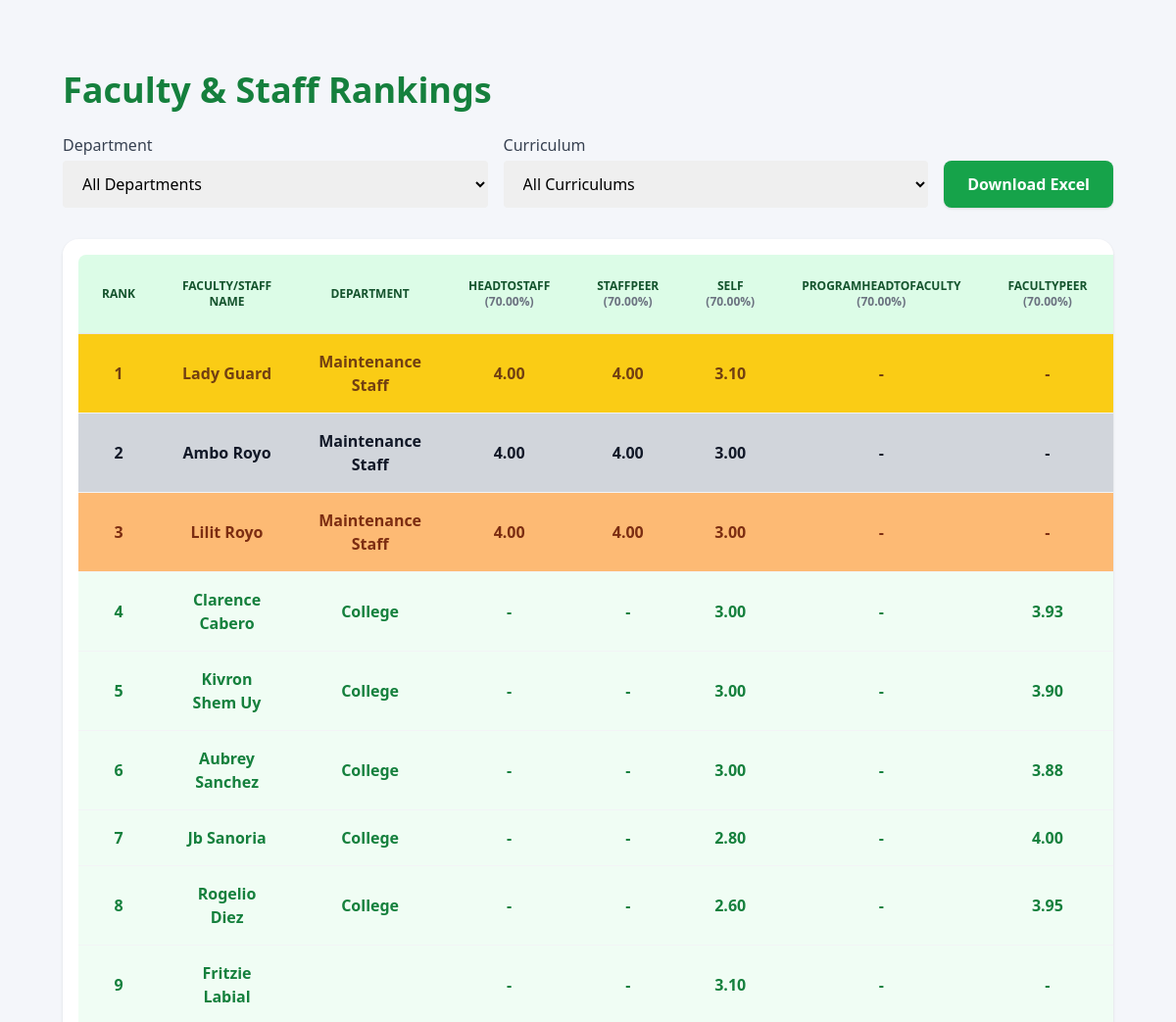
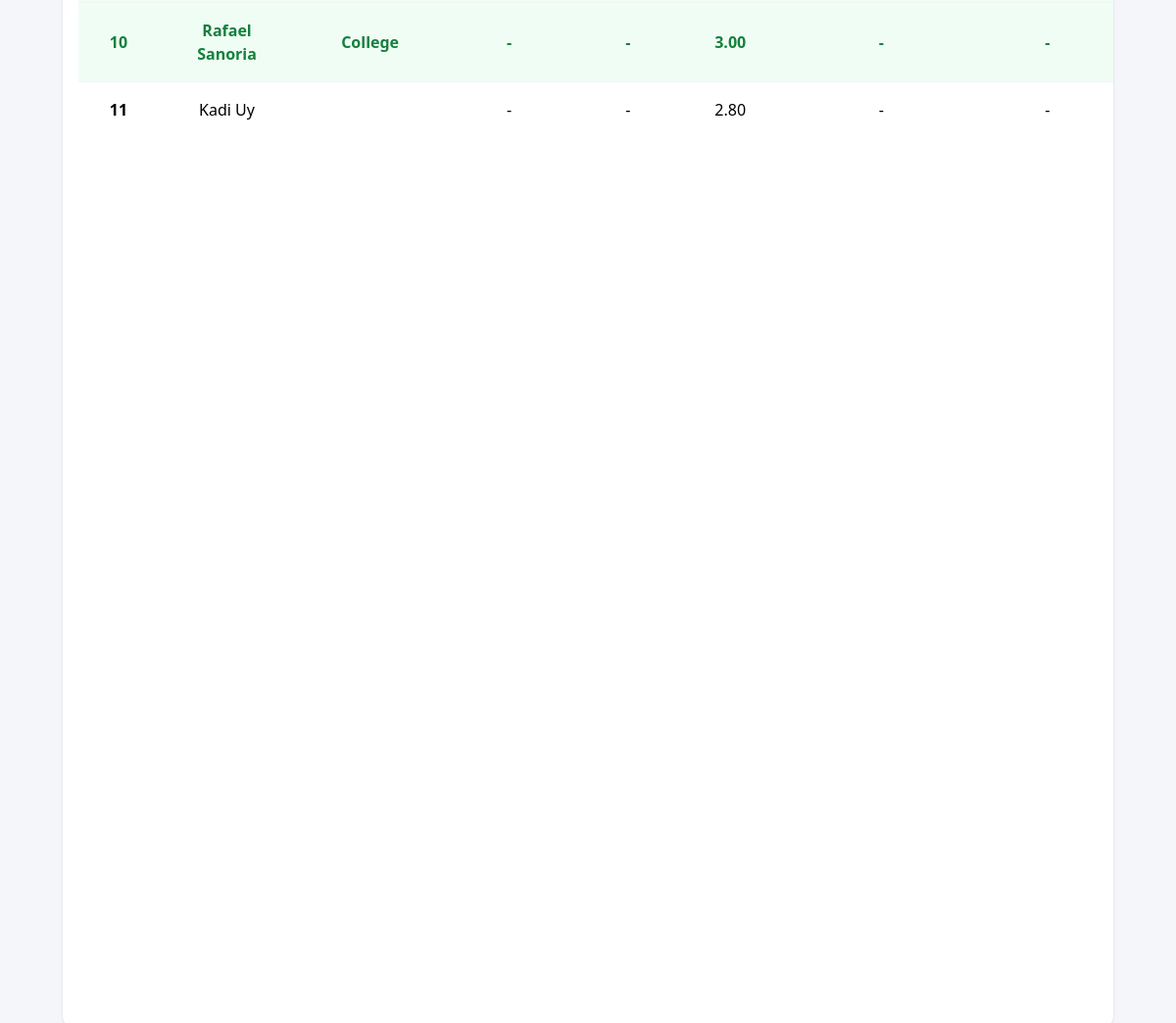
Screenshot of /CAP2/facultyandstaffRanking.php with the database file from the repository (2 pictures, top to bottom).
### tables this page shows
CREATE TABLE `staff` (
  `id` int(11) NOT NULL,
  `user_id` int(11) NOT NULL,
  `staff_id` int(11) NOT NULL,
  `first_name` varchar(255) NOT NULL,
  `middle_name` varchar(255) NOT NULL,
  `last_name` varchar(255) NOT NULL,
  `role` varchar(255) NOT NULL,
  `department_id` int(11) DEFAULT NULL
);

CREATE TABLE `departments` (
  `id` int(11) NOT NULL,
  `department_name` varchar(50) NOT NULL
);

CREATE TABLE `faculty` (
  `id` int(10) UNSIGNED NOT NULL,
  `user_id` int(11) DEFAULT NULL,
  `faculty_id` int(11) NOT NULL,
  `first_name` varchar(50) DEFAULT NULL,
  `middle_name` varchar(50) DEFAULT NULL,
  `last_name` varchar(50) DEFAULT NULL,
  `department_id` int(11) DEFAULT NULL,
  `program_id` int(11) DEFAULT NULL,
  `role` enum('HR','Faculty','Staff','Program Head') NOT NULL DEFAULT 'Faculty'
);

### CAP2/facultyandstaffRanking.php (the view, shortened to what this page needs)
<?php
$host = 'localhost';
$db   = 'evaluation_system';
$user = 'root';
$pass = '';
$conn = new mysqli($host, $user, $pass, $db);
$department_filter = $_GET['department'] ?? '';
$curriculum_filter = $_GET['curriculum'] ?? '';
$department_options = ['' => 'All Departments'];
$dept_res = $conn->query("SELECT id, department_name FROM departments ORDER BY id ASC");
while ($row = $dept_res->fetch_assoc()) {
    $department_options[$row['id']] = $row['department_name'];
}
$where = [];
$where_sql = $where ? "WHERE " . implode(" AND ", $where) : "";
$eval_types = [];
$qres = $conn->query("
    SELECT DISTINCT qa.evaluation_type, q.weight_percentage
    FROM questionnaire_assignments qa
    INNER JOIN questionnaires q ON qa.questionnaire_id = q.id
    WHERE q.status = 'Active' AND qa.evaluation_type IS NOT NULL AND qa.evaluation_type != ''
");
while ($row = $qres->fetch_assoc()) {
    $eval_types[$row['evaluation_type']] = floatval($row['weight_percentage']);
}
$sql = "
SELECT
    f.id,
    f.faculty_id,
    CONCAT(f.first_name, ' ', f.last_name) AS faculty_name,
    d.department_name
FROM faculty f
LEFT JOIN departments d ON f.department_id = d.id
$where_sql
";
$result = $conn->query($sql);
$facultyList = [];
while ($row = $result->fetch_assoc()) {
    $faculty_eval_id = $row['faculty_id'];
    $curriculum_where = '';
    $eval_sql = "
    SELECT
        qa.evaluation_type,
        q.weight_percentage,
        AVG(er.score) as avg_score
    FROM evaluation_responses er
    INNER JOIN questionnaires q ON er.questionnaire_id = q.id
    INNER JOIN questionnaire_assignments qa
        ON er.questionnaire_id = qa.questionnaire_id
    WHERE er.evaluated_id = $faculty_eval_id
      AND er.status = 'completed'
      $curriculum_where
      AND qa.evaluation_type IN ('FACULTYPEER', 'Self')
    GROUP BY qa.evaluation_type, q.weight_percentage
";
    $evals = $conn->query($eval_sql);
    $scores = [];
    $weighted_sum = 0;
    $total_weight = 0;
    while ($e = $evals->fetch_assoc()) {
        $type = $e['evaluation_type'];
        $score = floatval($e['avg_score']);
        $weight = floatval($e['weight_percentage']);
        if ($type && $weight > 0) {
            $scores[$type] = $score;
            $weighted_sum += $score * ($weight / 100);
            $total_weight += ($weight / 100);
        }
    }
    $row['scores'] = $scores;
    $row['final_score'] = $total_weight > 0 ? $weighted_sum / $total_weight : 0;
    $facultyList[] = $row;
}
$sql_staff = "
SELECT
    s.staff_id,
    CONCAT(s.first_name, ' ', s.last_name) AS staff_name,
    d.department_name
FROM staff s
LEFT JOIN departments d ON s.department_id = d.id
" . ($department_filter ? "WHERE s.department_id = " . intval($department_filter) : "") . "
ORDER BY s.last_name, s.first_name
";
$result_staff = $conn->query($sql_staff);
$staffList = [];
while ($row = $result_staff->fetch_assoc()) {
    $staff_eval_id = $row['staff_id'];
    $curriculum_where = '';
    $eval_sql = "
        SELECT
            qa.evaluation_type,
            q.weight_percentage,
            AVG(er.score) as avg_score
        FROM evaluation_responses er
        INNER JOIN questionnaires q ON er.questionnaire_id = q.id
        INNER JOIN questionnaire_assignments qa
            ON er.questionnaire_id = qa.questionnaire_id
    WHERE er.evaluated_id = $staff_eval_id
      AND er.status = 'completed'
      $curriculum_where
    GROUP BY qa.evaluation_type, q.weight_percentage
    ";
    $evals = $conn->query($eval_sql);
    $scores = [];
    $weighted_sum = 0;
    $total_weight = 0;
    while ($e = $evals->fetch_assoc()) {
        $type = $e['evaluation_type'];
        $score = floatval($e['avg_score']);
        $weight = floatval($e['weight_percentage']);
        if ($type && $weight > 0) {
            $scores[$type] = $score;
            $weighted_sum += $score * ($weight / 100);
            $total_weight += ($weight / 100);
        }
    }
    $row['scores'] = $scores;
    $row['faculty_name'] = $row['staff_name'];
    $row['final_score'] = $total_weight > 0 ? $weighted_sum / $total_weight : 0;
    $staffList[] = $row;
}
$allList = array_merge($facultyList, $staffList);
usort($allList, fn($a,$b) => $b['final_score'] <=> $a['final_score']);
foreach ($allList as $i => &$f) $f['rank'] = $i + 1;
unset($f);
$curriculum_options = ['' => 'All Curriculums'];
$cur_res = $conn->query("SELECT curriculum_id, curriculum_title, curriculum_year_start, curriculum_year_end, semester FROM curriculum ORDER BY curriculum_year_start DESC, curriculum_title ASC");
while ($row = $cur_res->fetch_assoc()) {
    $label = $row['curriculum_title'] . " ({$row['curriculum_year_start']}-{$row['curriculum_year_end']} {$row['semester']})";
    $curriculum_options[$row['curriculum_id']] = $label;
}
?>
<!DOCTYPE html>
<html lang="en">
<head>
    <script src="https://cdn.tailwindcss.com"></script>
</head>
<main class="p-10 fade max-w-[1800px] mx-auto mb-[10rem]">
    <div class="w-full max-w-[1800px] mx-auto px-2 sm:px-6 py-8 flex flex-col min-h-screen">
        <h1 class="text-3xl font-bold text-[#467C4F] mb-6 sm:text-4xl  text-green-700 mb-4">
            Faculty & Staff Rankings
        </h1>
        <div class="flex flex-col md:flex-row md:items-end gap-4 mb-8">
            <form method="get" class="flex flex-col sm:flex-row gap-4 flex-1">
            <div class="flex flex-col flex-1 min-w-[200px]">
                <label class="block text-base font-medium text-gray-700 mb-1">Department</label>
                <select name="department" class="rounded border-gray-300 px-4 py-3 text-base" onchange="this.form.submit()">
                <?php foreach ($department_options as $value => $label): ?>
                    <option value="<?= htmlspecialchars($value) ?>" <?= $department_filter == $value ? 'selected' : '' ?>>
                    <?= htmlspecialchars($label) ?>
                    </option>
                <?php endforeach; ?>
                </select>
            </div>
            <div class="flex flex-col flex-1 min-w-[180px]">
                <label class="block text-base font-medium text-gray-700 mb-1">Curriculum</label>
                <select name="curriculum" class="rounded border-gray-300 px-4 py-3 text-base" onchange="this.form.submit()">
                    <?php foreach ($curriculum_options as $value => $label): ?>
                        <option value="<?= htmlspecialchars($value) ?>" <?= $curriculum_filter == $value ? 'selected' : '' ?>>
                            <?= htmlspecialchars($label) ?>
                        </option>
                    <?php endforeach; ?>
                </select>
            </div>
            </form>
            <form method="post" action="facultyandstaffRanking.php" class="flex-shrink-0">
            <button type="submit" class="bg-green-600 hover:bg-green-700 text-white px-6 py-3 rounded-lg font-semibold shadow text-base w-full">
                Download Excel
            </button>
            </form>
        </div>
        <div class="flex-1 table-responsive bg-white rounded-2xl shadow p-4 overflow-x-auto">
            <table class="min-w-full divide-y divide-gray-200 rounded-lg overflow-hidden text-base">
                <thead class="bg-green-100">
                    <tr>
                        <th class="px-6 py-4 text-xs font-bold text-green-900 uppercase text-center">Rank</th>
                        <th class="px-6 py-4 text-xs font-bold text-green-900 uppercase text-center">Faculty/Staff Name</th>
                        <th class="px-6 py-4 text-xs font-bold text-green-900 uppercase text-center">Department</th>
                        <?php foreach ($eval_types as $type => $weight): ?>
                            <th class="px-6 py-4 text-xs font-bold text-green-900 uppercase text-center">
                                <?= htmlspecialchars($type) ?><br>
                                <span class="text-xs text-gray-500">(<?= number_format($weight, 2) ?>%)</span>
                            </th>
                        <?php endforeach; ?>
                    </tr>
                </thead>
                <tbody class="bg-white divide-y divide-gray-100">
                    <?php if (count($allList)): foreach ($allList as $f): ?>
                    <?php
                        $rowClass = '';
                        if ($f['rank'] == 1) {
                            $rowClass = 'bg-yellow-400 text-yellow-900 font-extrabold';
                        } elseif ($f['rank'] == 2) {
                            $rowClass = 'bg-gray-300 text-gray-900 font-bold';
                        } elseif ($f['rank'] == 3) {
                            $rowClass = 'bg-orange-300 text-orange-900 font-bold';
                        } elseif ($f['rank'] >= 4 && $f['rank'] <= 10) {
                            $rowClass = 'bg-green-50 text-green-700 font-semibold';
                        }
                    ?>
                    <tr class="hover:bg-green-50 <?= $rowClass ?>">
                        <td class="px-6 py-4 font-bold text-center"><?= $f['rank'] ?></td>
                        <td class="px-6 py-4 text-center">
                            <?= htmlspecialchars(ucwords(strtolower($f['faculty_name']))) ?>
                        </td>
                        <td class="px-6 py-4 text-center">
                            <?= htmlspecialchars(ucwords(strtolower($f['department_name']))) ?>
                        </td>
                        <?php foreach ($eval_types as $type => $weight): ?>
                            <td class="px-6 py-4 text-center">
                                <?= isset($f['scores'][$type]) ? number_format($f['scores'][$type], 2) : '-' ?>
                            </td>
                        <?php endforeach; ?>
                    </tr>
                    <?php endforeach; else: ?>
                    <tr><td colspan="<?= 4 + count($eval_types) ?>" class="text-center text-red-700 py-6 text-lg">No ranking data available.</td></tr>
                    <?php endif; ?>
                </tbody>
            </table>
        </div>
    </div>
</body>
</html>
<pre><?php print_r($f['scores']); ?></pre>

### CAP2/facultyandstaffRanking.php (style rules this page uses)
html, body { height: 100%; }
.table-responsive { max-width: 100vw; overflow-x: auto; }

### rows the page displays
staff: rank "1", faculty_name "Lady Guard", department.department_name "Maintenance Staff", scores "4.00", scores "3.10"
staff: rank "2", faculty_name "Ambo Royo", department.department_name "Maintenance Staff", scores "4.00", scores "3.00"
staff: rank "3", faculty_name "Lilit Royo", department.department_name "Maintenance Staff", scores "4.00", scores "3.00"
faculty: rank "4", faculty_name "Clarence Cabero", department.department_name "College", scores "3.00", scores "3.93"
faculty: rank "5", faculty_name "Kivron Shem Uy", department.department_name "College", scores "3.00", scores "3.90"
faculty: rank "6", faculty_name "Aubrey Sanchez", department.department_name "College", scores "3.00", scores "3.88"
faculty: rank "7", faculty_name "Jb Sanoria", department.department_name "College", scores "2.80", scores "4.00"
faculty: rank "8", faculty_name "Rogelio Diez", department.department_name "College", scores "2.60", scores "3.95"
staff: rank "9", faculty_name "Fritzie Labial", scores "3.10"
faculty: rank "10", faculty_name "Rafael Sanoria", department.department_name "College", scores "3.00"
staff: rank "11", faculty_name "Kadi Uy", scores "2.80"

### other values shown
$type "HEADTOSTAFF"
$weight "70.00"
$type "STAFFPEER"
$type "SELF"
$type "PROGRAMHEADTOFACULTY"
$type "FACULTYPEER"
form field department "All Departments"
form field curriculum "All Curriculums"
